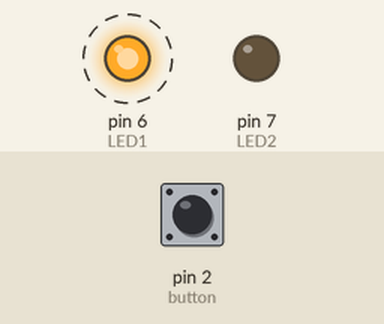
Simulated run of this sketch. Board: Arduino Uno, built with avr-gcc and run on an emulated ATmega328P. Parts: output pins drawn as LEDs (lit = HIGH). Dashed ring = blinking. The test bench sets the inputs (shaded band); at power-on: pin 2 (button) HIGH.

Above: at 1.2 s.
1.3 s: pin 2 (button) pulled LOW for 0.15 s
At 3.7 s:
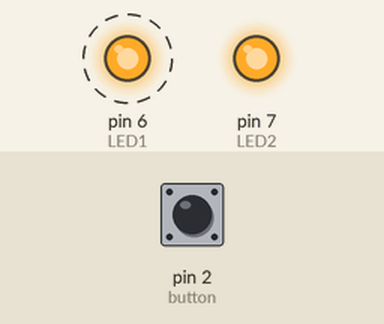
4.4 s: pin 2 (button) pulled LOW for 1 s
At 6.8 s:
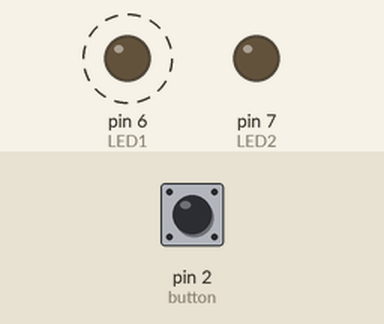
8.4 s: pin 2 (button) pulled LOW for 3.2 s
At 10.8 s:
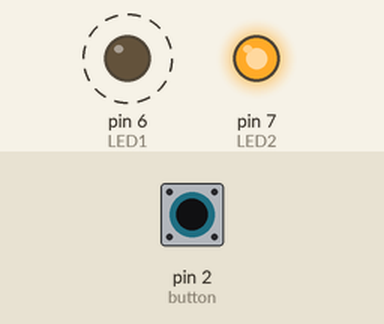
Timing chart, 0 to 20.6 s (numbered marks = the images above; inputs shaded):
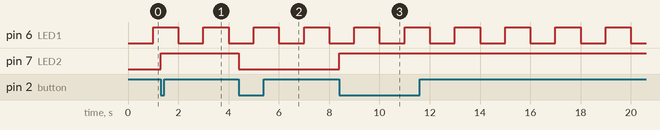

The sketch:

Periodic_led_control.ino
```cpp
int LED1 = 6;
int LED2 = 7;
int button = 2;
bool LED_state = false;
bool LED_state2 = false;
bool button_state_current = false;
bool button_state_previous = false;
int time_current = 0;
int time_previous = 0;

void setup() {
  Serial.begin(9600);
  pinMode(LED1,OUTPUT);
  pinMode(LED2,OUTPUT);
  pinMode(button,INPUT_PULLUP);
}

void loop() {
  // delay() 함수 사용하지 않고 1초마다 blink
  time_current = millis();

  // 1초 이상 시간이 경과한 경우
  if(time_current-time_previous >= 1000){
    time_previous = time_current;

    LED_state = !LED_state;
    digitalWrite(LED1,LED_state);
  }

  button_state_current = digitalRead(button);
  if(!button_state_current){
    if(!button_state_previous){
      button_state_previous = true;
      LED_state2 = !LED_state2;
      digitalWrite(LED2, LED_state2);
    }
  }
  else{
    button_state_previous = false;
  }
}
```

Measured:
- after the input at 1.3 s, pin 7 (LED2): LOW → HIGH at once
- after the input at 4.4 s, pin 7 (LED2): HIGH → LOW at once
- after the input at 8.4 s, pin 7 (LED2): LOW → HIGH at once
- by itself, pin 6 (LED1): alternates HIGH for 1.0 s and LOW for 1.0 s
